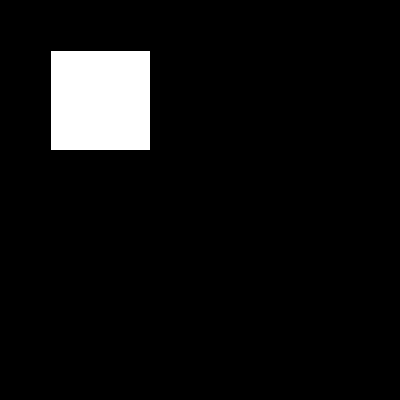
Frame 1 (no input)
Frame 60 (the mouse pressed at the canvas centre just before this capture): identical to frame 1, image omitted
Frame 120 (the mouse held since frame 60 and released just before this capture): identical to frame 1, image omitted

The Processing sketch that drew this single still picture (run headless with seeded random() and noise(); from frame 60 on, the mouse is pressed at the canvas centre):

// Processing sketch: gitTest
// ── gitTest.pde
void setup() {
  size(400, 400);
}

void draw() {
  background(0);
  rect(50, 50, 100, 100);
}
